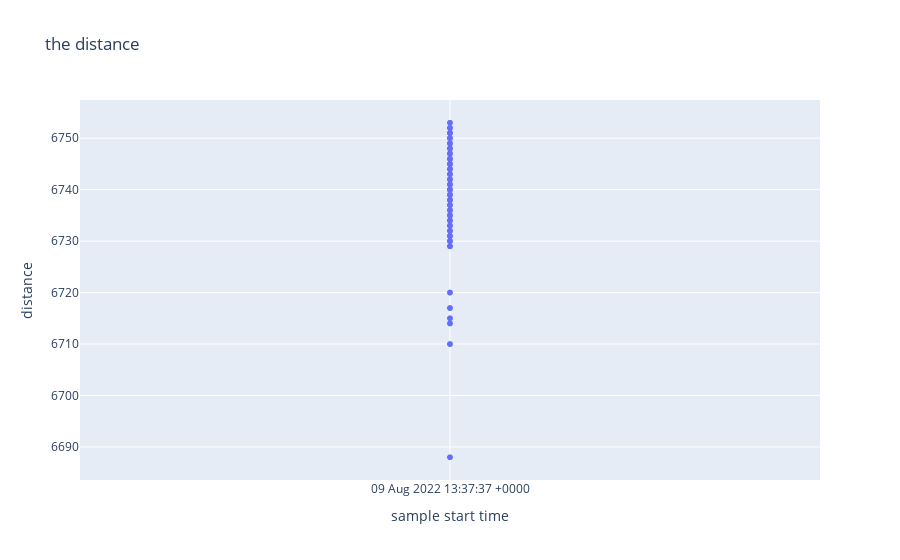

Notebook source saved alongside this figure:
### Code cell
fig3 = px.scatter(test2, x = 'sample start time', y = 'distance', title='the distance')
fig3.show()

### Figure 1 — Plotly figure (JSON) as saved in the notebook; plotly's stock layout.template omitted (floating-point values rounded to 4 significant figures; data arrays with more than 128 entries replaced by an {"elided": "..."} marker saying what was removed)
{"data": [{"hovertemplate": "sample start time=%{x}<br>distance=%{y}<extra></extra>", "legendgroup": "", "marker": {"color": "#636efa", "symbol": "circle"}, "mode": "markers", "name": "", "showlegend": false, "type": "scattergl", "x": {"elided": "1095 str values"}, "xaxis": "x", "y": {"elided": "1095 int values"}, "yaxis": "y"}], "layout": {"legend": {"tracegroupgap": 0}, "title": {"text": "the distance"}, "xaxis": {"anchor": "y", "domain": [0, 1], "title": {"text": "sample start time"}}, "yaxis": {"anchor": "x", "domain": [0, 1], "title": {"text": "distance"}}}}
